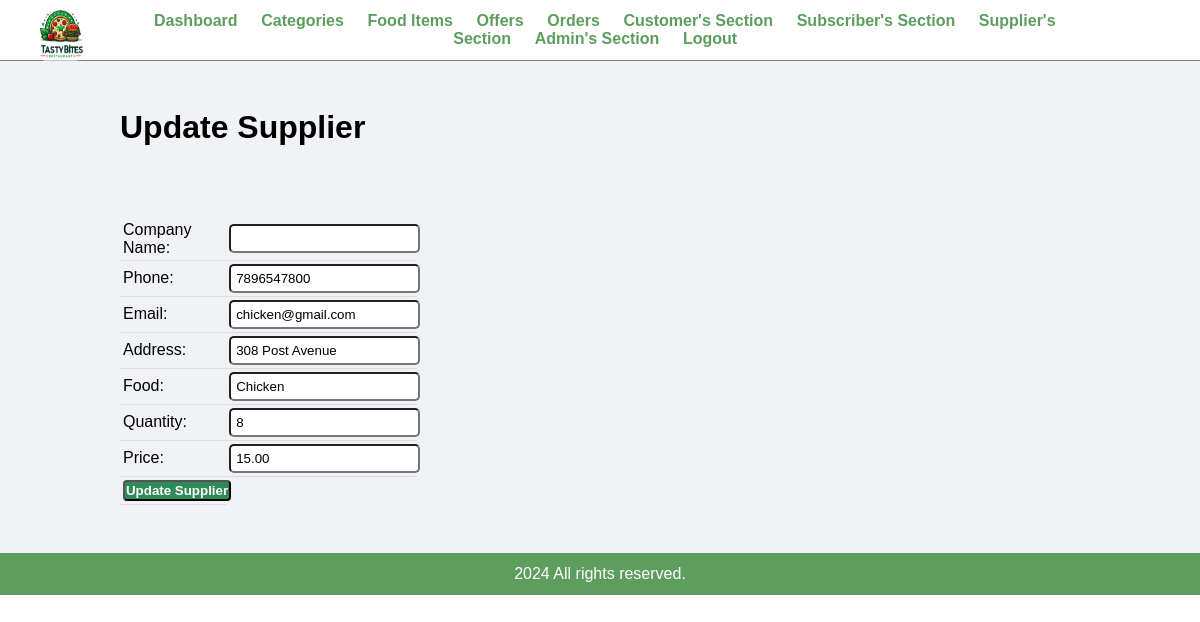
/admin/update-supplier.php?id=1 (signed in), run on the app's committed database.
### tables this page shows
CREATE TABLE IF NOT EXISTS `tbl_supplier` (
  `id` int(10) UNSIGNED NOT NULL AUTO_INCREMENT,
  `company_name` varchar(100) NOT NULL,
  `phone` varchar(20) NOT NULL,
  `email` varchar(150) NOT NULL,
  `address` varchar(255) NOT NULL,
  `food` varchar(150) NOT NULL,
  `qty` int(11) NOT NULL,
  `price` decimal(10,2) NOT NULL,
  PRIMARY KEY (`id`)
);

### admin/update-supplier.php (the view, shortened to what this page needs)
<?php
include('partials/menu.php');
if(isset($_GET['id']))
{
    $id = $_GET['id'];
    $sql = "SELECT * FROM tbl_supplier WHERE id=$id";
    $res = mysqli_query($conn, $sql);
    if($res == true)
    {
        $count = mysqli_num_rows($res);
        if($count == 1)
        {
            $row = mysqli_fetch_assoc($res);
            $company = isset($row['company']) ? $row['company'] : '';
            $phone = isset($row['phone']) ? $row['phone'] : '';
            $email = isset($row['email']) ? $row['email'] : '';
            $address = isset($row['address']) ? $row['address'] : '';
            $food = isset($row['food']) ? $row['food'] : '';
            $qty = isset($row['qty']) ? $row['qty'] : '';
            $price = isset($row['price']) ? $row['price'] : '';
        }
        else
        {
            $_SESSION['no-supplier-found'] = "<div class='error text-center'>Supplier not Found.</div>";
            header('location:'.SITEURL.'admin/manage-supplier.php');
            exit();
        }
    }
    else
    {
        $_SESSION['no-supplier-found'] = "<div class='error text-center'>Query failed.</div>";
        header('location:'.SITEURL.'admin/manage-supplier.php');
        exit();
    }
}
else
{
   header('location:'.SITEURL.'admin/manage-supplier.php');
   exit();
}
?>
<div class="main-content">
    <div class="wrapper">
        <h1>Update Supplier</h1>
        <br><br>
        <br><br>
        <form action="" method="POST" enctype="multipart/form-data">
            <table class="tbl-30">
                <tr>
                    <td>Company Name: </td>
                    <td>
                        <input type="text" name="company" value="<?php echo htmlspecialchars($company); ?>">
                    </td>
                </tr>
                <tr>
                    <td>Phone: </td>
                    <td>
                        <input type="number" name="phone" value="<?php echo htmlspecialchars($phone); ?>">
                    </td>
                </tr>
                <tr>
                    <td>Email: </td>
                    <td>
                        <input type="email" name="email" value="<?php echo htmlspecialchars($email); ?>">
                    </td>
                </tr>
                <tr>
                    <td>Address: </td>
                    <td>
                        <input type="text" name="address" value="<?php echo htmlspecialchars($address); ?>">
                    </td>
                </tr>
                <tr>
                    <td>Food: </td>
                    <td>
                        <input type="text" name="food" value="<?php echo htmlspecialchars($food); ?>">
                    </td>
                </tr>
                <tr>
                    <td>Quantity: </td>
                    <td>
                        <input type="number" name="qty" value="<?php echo htmlspecialchars($qty); ?>">
                    </td>
                </tr>
                <tr>
                    <td>Price: </td>
                    <td>
                        <input type="number" name="price" value="<?php echo htmlspecialchars($price); ?>">
                    </td>
                </tr>
                <tr>
                    <td>
                        <input type="submit" name="submit" value="Update Supplier" class="btn-secondary">
                    </td>
                </tr>
            </table>
        </form>
    </div>
</div>
<?php include('partials/footer.php'); ?>

### css/admin.css (style rules this page uses)
* { margin: 0; padding: 0; font-family: Arial, Helvetica, sans-serif; }
.wrapper { padding: 1%; width: 80%; margin: 0 auto; }
.tbl-30 { width: 30%; }
table { border-collapse: collapse; width: 100%; }
th, td { padding: 8px; text-align: left; border-bottom: 1px solid #ddd; }
table tr td { padding: 1%; }
input { border-radius:4px; padding: 5%; }
.btn-secondary { background-color: #2e8b57; border-radius:4px; padding: 1%; color: white; text-decoration: none; font-weight: bold; }
.main-content { background-color: #f1f2f6; padding: 3% 0; }
input { border-radius:5px; padding:5px; }

### data on the page
tbl_supplier: phone "7896547800", email "chicken@gmail.com", address "308 Post Avenue", food "Chicken", qty "8", price "15.00"
